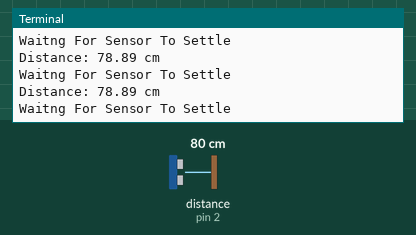
A program run on a simulated Raspberry Pi (wiringPi pin numbers). Parts: the last lines printed to the terminal. Inputs (shaded band) come from the test bench; at power-on: distance to the obstacle (sensor on pin 2) 80 cm. The echo pulse lasts 58.3 µs per cm; pin numbers are wiringPi numbers; the clock reads 2024-03-15 10:24:30 at power-on unless the program sets it.

Above: at 1.2 s.
1.3 s: distance to the obstacle (sensor on pin 2) set to 2 cm
At 1.9 s:
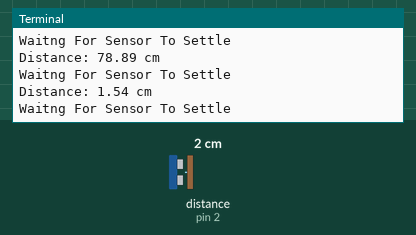
2.8 s: distance to the obstacle (sensor on pin 2) set to 4 cm
At 3.4 s:
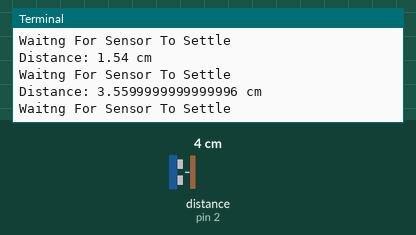
Timing chart, 0 to 5.8 s (numbered marks = the images above; inputs shaded):
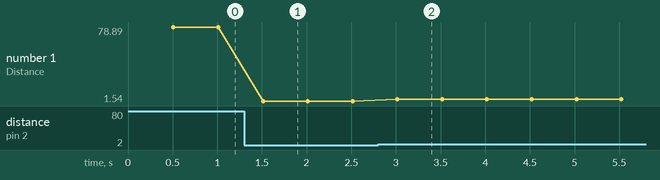

The program:

ultrasonic.py
```python
import wiringpi as wpi
import time                                	#Import time library

wpi.wiringPiSetup() # Must be called before calling any I/O function

TRIG = 25                                 	#Associate pin 23 to TRIG
ECHO = 2                                  	#Associate pin 24 to ECHO

print ("Distance measurement in progress")

wpi.pinMode(TRIG, wpi.OUTPUT)              	#Set pin as GPIO out
wpi.pinMode(ECHO, wpi.INPUT)              	#Set pin as GPIO in

try:
	while True:

		wpi.digitalWrite(TRIG, wpi.LOW)          	 #Set TRIG as LOW
		print ("Waitng For Sensor To Settle")
		time.sleep(0.5)                          	 #Delay

		wpi.digitalWrite(TRIG, wpi.HIGH)         	 #Set TRIG as HIGH
		time.sleep(0.00001)                      	 #Delay of 0.00001 seconds
		wpi.digitalWrite(TRIG, wpi.LOW)          	 #Set TRIG as LOW

		while wpi.digitalRead(ECHO)== wpi.LOW:       #Check whether the ECHO is LOW
			pulse_start = time.time()              	 #Saves the last known time of LOW pulse

		while wpi.digitalRead(ECHO)== wpi.HIGH:      #Check whether the ECHO is HIGH
			pulse_end = time.time()                	 #Saves the last known time of HIGH pulse

		pulse_duration = pulse_end - pulse_start 	 #Get pulse duration to a variable

		distance = pulse_duration * 17000        	 #Multiply pulse duration by 17150 to get distance
		distance = round(distance, 2)            	 #Round to two decimal points

		if distance > 2 and distance < 400:      	 #Check whether the distance is within range
			print ("Distance:",distance - 0.5,"cm")  #Print distance with 0.5 cm calibration
		else:
  			print ("Out Of Range")                   #display out of range

except KeyboardInterrupt:
	print("Exit")
```

Measured:
- after the input at 1.3 s, the terminal: prints a new line after 0.21 s (image 1)
- after the input at 2.8 s, the terminal: prints a new line after 0.22 s (image 2)
- plotted number 1: 78.89 → 1.54 after the input at 1.3 s, 1.54 → 3.56 after the input at 2.8 s
